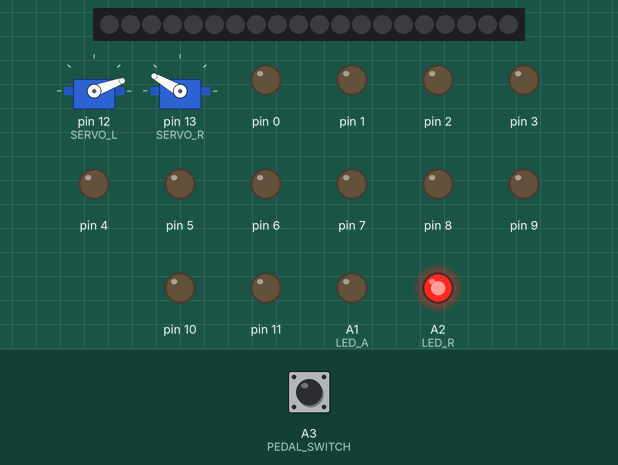
Bench run of a program on a simulated Arduino Nano, built with avr-gcc and run on an emulated ATmega328P. Parts: 2 × servo, 20 RGB LEDs in strip order, left to right, output pins drawn as LEDs (lit = HIGH). The test bench sets the inputs (shaded band); at power-on: A3 (PEDAL_SWITCH) HIGH.

Above: at 1.9 s.
2.0 s: A3 (PEDAL_SWITCH) pulled LOW for 0.15 s
At 2.12 s:
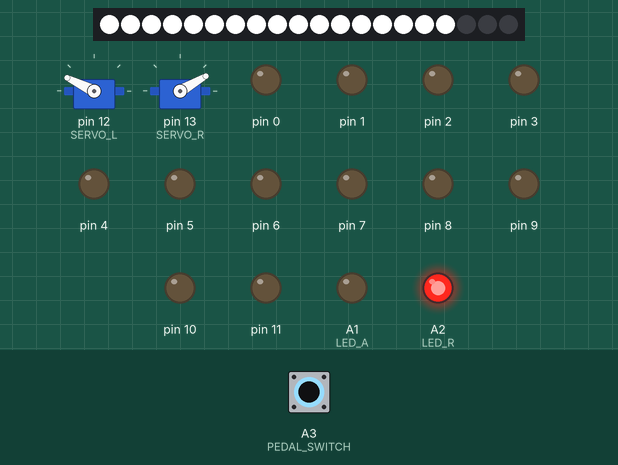
3.7 s: A3 (PEDAL_SWITCH) pulled LOW for 3.2 s
At 6.11 s:
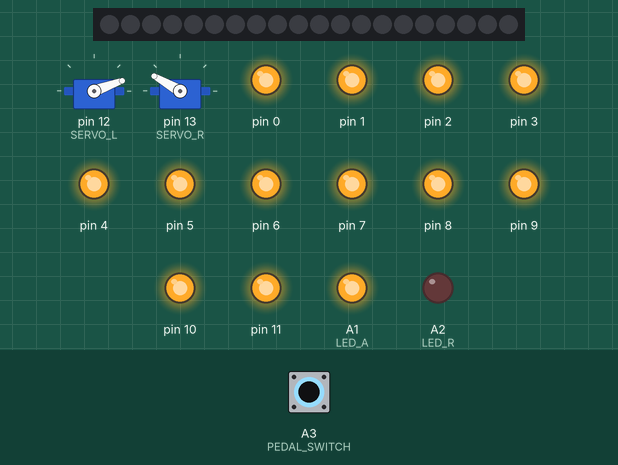
At 9.9 s:
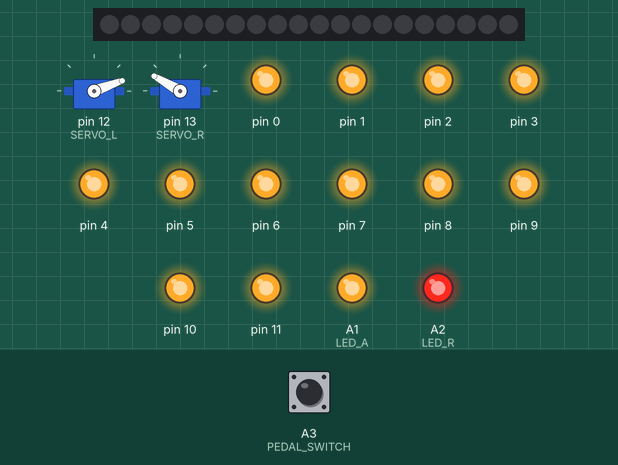
Timing chart, 0 to 14.4 s (numbered marks = the images above; inputs shaded):
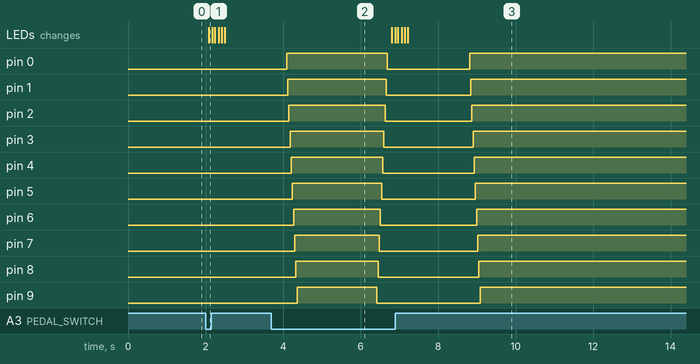

Measured:
- after the input at 2.0 s, servo on pin 12 (SERVO_L): 20° → 154° after 0.08 s, → 20° 0.33 s later; servo on pin 13 (SERVO_R): 150° → 30° at once, → 150° 0.47 s later; the LEDs: change after 0.08 s (image 1)
- after the input at 3.7 s, servo on pin 12 (SERVO_L): 20° → 154° after 3.1 s, → 20° 0.33 s later; servo on pin 13 (SERVO_R): 150° → 30° after 3.1 s, → 150° 0.47 s later; the LEDs: first change after 3.1 s (image 3 shows a later state)
- by itself, A1 (LED_A): repeats every 0.23 s: LOW 0.20 s, HIGH 0.03 s

The program:

main.cpp
```cpp
#include <Servo.h>
#include <Adafruit_NeoPixel.h>
#include <SoftwareSerial.h>

#define PIN A0   // input pin Neopixel is attached to
#define NUMPIXELS 20 // number of neopixels in strip

Adafruit_NeoPixel pixels = Adafruit_NeoPixel(NUMPIXELS, PIN);
SoftwareSerial mySerial(A7, A4);

Servo SERVO_L;
Servo SERVO_R;

static int8_t Send_buf[8] = {0} ;
int L_PS = 0;
int CONT = 0;
int led_bar = 0;
bool PSW = 0;
bool PSW_A = 1;
bool sta = 1;

// MP3
#define CMD_PLAY_W_INDEX 0X03
#define CMD_SET_VOLUME 0X06
#define CMD_SEL_DEV 0X09
#define DEV_TF 0X02
#define CMD_PLAY 0X0D
#define CMD_PAUSE 0X0E
#define CMD_SINGLE_CYCLE 0X19
#define SINGLE_CYCLE_ON 0X00
#define SINGLE_CYCLE_OFF 0X01
#define CMD_PLAY_W_VOL 0X22
// SWITCH PACK
#define PEDAL_SWITCH A3
#define LED_A A1
#define LED_R A2

void close();
void open();
void servo_on();
void servo_off();

////////////////////////////////////////////////////////// COMANDOS MP3
void sendCommand(int8_t command, int16_t dat)
{
  delay(20);
  Send_buf[0] = 0x7e; //starting byte
  Send_buf[1] = 0xff; //version
  Send_buf[2] = 0x06; //the number of bytes of the command without starting byte and ending byte
  Send_buf[3] = command; //
  Send_buf[4] = 0x00;//0x00 = no feedback, 0x01 = feedback
  Send_buf[5] = (int8_t)(dat >> 8);//datah
  Send_buf[6] = (int8_t)(dat); //datal
  Send_buf[7] = 0xef; //ending byte
  for (uint8_t i = 0; i < 8; i++) //
  {
    mySerial.write(Send_buf[i]) ;
  }
}


void setup() {
  servo_on();
  pinMode(PEDAL_SWITCH, INPUT_PULLUP);
  pinMode(LED_A, OUTPUT);
  pinMode(LED_R, OUTPUT);

  for (; led_bar <= 11; led_bar++)
  {
    pinMode(led_bar, OUTPUT);
    digitalWrite(led_bar, 0);
  }
  led_bar = 0;

  pixels.begin();
  pixels.clear();

  close();


  mySerial.begin(9600);
  delay(100);//Wait chip initialization is complete
  sendCommand(CMD_SEL_DEV, DEV_TF);
  sendCommand(CMD_PLAY_W_VOL, 0x1F05);
  digitalWrite(LED_R, 1);
  delay(50);
  digitalWrite(LED_R, 0);
  delay(50);
  digitalWrite(LED_R, 1);
  delay(50);
  digitalWrite(LED_R, 0);
  delay(100);
  digitalWrite(LED_R, 1);
  servo_off();

}

////////////////////////////////////////////////////////// APERTURA
void open()
{
  servo_on();
  SERVO_R.write(30);  // 150(close) - 30 (open)
  delay(50);
  SERVO_L.write(154); // 150 (open) - 30 (close)

  for (; PSW == 0;)
  {
    for (L_PS = 0; L_PS <= 16; L_PS++)
    {
      pixels.setPixelColor(L_PS, pixels.Color(255, 255, 255));
    }
    pixels.show();
    delay(100);

    for (L_PS = 0; L_PS <= 16; L_PS = L_PS + 2)
    {
      pixels.setPixelColor(L_PS, pixels.Color(50, 0, 255));
    }
    pixels.show();
    delay(60);

    for (L_PS = 0; L_PS <= 16; L_PS++)
    {
      pixels.setPixelColor(L_PS, pixels.Color(255, 255, 255));
    }
    pixels.show();
    delay(100);

    for (L_PS = 1; L_PS <= 16; L_PS = L_PS + 2)
    {
      pixels.setPixelColor(L_PS, pixels.Color(150, 0, 255));
    }
    pixels.show();
    delay(40);

    servo_off();
    PSW = digitalRead(PEDAL_SWITCH);

  }

  for (L_PS = 0; L_PS <= 16; L_PS++)
  {
    pixels.setPixelColor(L_PS, pixels.Color(255, 255, 255));
  }
  pixels.show();

}

////////////////////////////////////////////////////////// ACT SERVOS
void servo_on()
{
  SERVO_L.attach(12);
  SERVO_R.attach(13);
}

////////////////////////////////////////////////////////// DEACT SERVOS
void servo_off()
{
  SERVO_L.detach();
  SERVO_R.detach();
}

////////////////////////////////////////////////////////// CIERRE
void close()
{
  servo_on();
  SERVO_L.write(20); // 150 (open) - 30 (close)
  delay(80);
  SERVO_R.write(150);  // 150(close) - 30 (open)
  for (L_PS = 0; L_PS <= 16; L_PS++)
  {
    pixels.setPixelColor(L_PS, pixels.Color(0, 0, 0));
  }
  pixels.show();
  delay(300);
  servo_off();
}

void loop() {

  PSW = digitalRead(PEDAL_SWITCH);

  if (PSW == 0 && PSW_A == 1 )
  {
    sendCommand(CMD_PLAY_W_VOL, 0x1F01);
    open();
    PSW_A = 0;
  }

  else if (PSW == 1 && PSW_A == 0)
  {
    sendCommand(CMD_PLAY_W_VOL, 0x1F02);
    close();
    delay(1300);
    for (led_bar = 0; led_bar <= 11; led_bar++)
    {
      digitalWrite(led_bar, 1);
      delay(30);
    }

    digitalWrite(LED_A, 1);
    delay(1100);
    for (; PSW == 1;)
    {
      digitalWrite(LED_R, 1);
      delay(70);
      digitalWrite(LED_R, 0);
      delay(250);
      PSW = digitalRead(PEDAL_SWITCH);
    }

    PSW_A = 1;
    sendCommand(CMD_PLAY_W_VOL, 0x1504);
    digitalWrite(LED_A, 0);
    delay(200);
    digitalWrite(LED_A, 1);
    delay(30);
    digitalWrite(LED_A, 0);
    delay(200);
    digitalWrite(LED_A, 1);
    delay(30);
    digitalWrite(LED_A, 0);

    for (led_bar = 11; led_bar >= 0; led_bar--)
    {
      digitalWrite(led_bar, 0);
      delay(30);
    }
    digitalWrite(LED_R, 1);


  }

//  delay(300);

}
```
